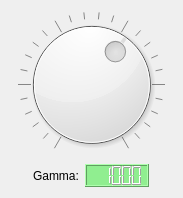
<?xml version="1.0" encoding="UTF-8"?>
<ui version="4.0">
 <class>Form</class>
 <widget class="QWidget" name="Form">
  <property name="geometry">
   <rect>
    <x>0</x>
    <y>0</y>
    <width>183</width>
    <height>198</height>
   </rect>
  </property>
  <property name="windowTitle">
   <string>Form</string>
  </property>
  <layout class="QVBoxLayout" name="verticalLayout" stretch="1,0">
   <item>
    <widget class="QDial" name="dial">
     <property name="maximum">
      <number>100</number>
     </property>
     <property name="value">
      <number>62</number>
     </property>
     <property name="notchesVisible">
      <bool>true</bool>
     </property>
    </widget>
   </item>
   <item>
    <layout class="QHBoxLayout" name="horizontalLayout">
     <item>
      <spacer name="horizontalSpacer_1">
       <property name="orientation">
        <enum>Qt::Horizontal</enum>
       </property>
       <property name="sizeHint" stdset="0">
        <size>
         <width>40</width>
         <height>20</height>
        </size>
       </property>
      </spacer>
     </item>
     <item>
      <widget class="QLabel" name="label">
       <property name="text">
        <string>Gamma:</string>
       </property>
      </widget>
     </item>
     <item>
      <widget class="QLCDNumber" name="lcdNumber">
       <property name="styleSheet">
        <string notr="true">background : lightgreen; color : gray;</string>
       </property>
       <property name="intValue" stdset="0">
        <number>1000</number>
       </property>
      </widget>
     </item>
     <item>
      <spacer name="horizontalSpacer_2">
       <property name="orientation">
        <enum>Qt::Horizontal</enum>
       </property>
       <property name="sizeHint" stdset="0">
        <size>
         <width>40</width>
         <height>20</height>
        </size>
       </property>
      </spacer>
     </item>
    </layout>
   </item>
  </layout>
 </widget>
 <resources/>
 <connections/>
</ui>
